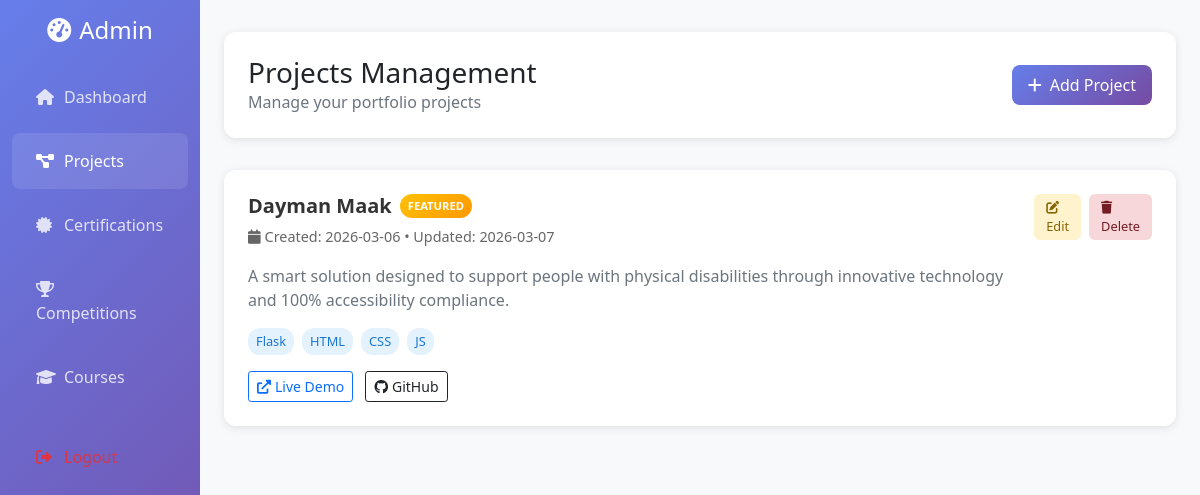
/admin/projects (signed in), run on the app's committed database.
### app/models.py (models this page shows, shortened)
class Project(db.Model):
    __tablename__ = 'projects'
    id = db.Column(db.Integer, primary_key=True)
    title = db.Column(db.String(200), nullable=False)
    description = db.Column(db.Text, nullable=False)
    technologies = db.Column(db.String(500), nullable=False)  # Comma-separated list
    image_url = db.Column(db.String(500), nullable=True)
    live_url = db.Column(db.String(500), nullable=True)
    github_url = db.Column(db.String(500), nullable=True)
    featured = db.Column(db.Boolean, default=False)
    created_at = db.Column(db.DateTime, default=datetime.utcnow)
    updated_at = db.Column(db.DateTime, default=datetime.utcnow, onupdate=datetime.utcnow)
    def get_technologies_list(self):
        if self.technologies:
            return [tech.strip() for tech in self.technologies.split(',')]
        return []

### app/admin.py (the view)
@admin_bp.route('/projects')
@admin_required
def projects():
    projects = Project.query.order_by(Project.created_at.desc()).all()
    return render_template('admin/projects.html', projects=projects)

### app/admin.py (called while the page is built)
def admin_required(f):
    @wraps(f)
    def decorated_function(*args, **kwargs):
        if 'admin_logged_in' not in session:
            flash('Please login to access admin dashboard', 'danger')
            return redirect(url_for('admin.login'))
        return f(*args, **kwargs)
    return decorated_function

### app/templates/admin/projects.html (shortened to what this page needs)
<!DOCTYPE html>
<html lang="en">
<head>
    <link href="https://cdn.jsdelivr.net/npm/bootstrap@5.1.3/dist/css/bootstrap.min.css" rel="stylesheet">
    <link href="https://cdnjs.cloudflare.com/ajax/libs/font-awesome/6.0.0/css/all.min.css" rel="stylesheet">
</head>
<body>
    <div class="container-fluid">
        <div class="row">
            <nav class="col-md-3 col-lg-2 d-md-block sidebar collapse">
                <div class="position-sticky pt-3">
                    <div class="text-center mb-4">
                        <h4><i class="fas fa-tachometer-alt me-2"></i>Admin</h4>
                    </div>
                    <ul class="nav flex-column">
                        <li class="nav-item">
                            <a class="nav-link" href="{{ url_for('admin.dashboard') }}">
                                <i class="fas fa-home me-2"></i>Dashboard
                            </a>
                        </li>
                        <li class="nav-item">
                            <a class="nav-link active" href="{{ url_for('admin.projects') }}">
                                <i class="fas fa-project-diagram me-2"></i>Projects
                            </a>
                        </li>
                        <li class="nav-item">
                            <a class="nav-link" href="{{ url_for('admin.certifications') }}">
                                <i class="fas fa-certificate me-2"></i>Certifications
                            </a>
                        </li>
                        <li class="nav-item">
                            <a class="nav-link" href="{{ url_for('admin.competitions') }}">
                                <i class="fas fa-trophy me-2"></i>Competitions
                            </a>
                        </li>
                        <li class="nav-item">
                            <a class="nav-link" href="{{ url_for('admin.courses') }}">
                                <i class="fas fa-graduation-cap me-2"></i>Courses
                            </a>
                        </li>
                        <li class="nav-item mt-3">
                            <a class="nav-link text-danger" href="{{ url_for('admin.logout') }}">
                                <i class="fas fa-sign-out-alt me-2"></i>Logout
                            </a>
                        </li>
                    </ul>
                </div>
            </nav>
            <main class="col-md-9 ms-sm-auto col-lg-10 px-md-4 main-content">
                <div class="page-header">
                    <div class="d-flex justify-content-between align-items-center">
                        <div>
                            <h1 class="h3 mb-0">Projects Management</h1>
                            <p class="text-muted mb-0">Manage your portfolio projects</p>
                        </div>
                        <a href="{{ url_for('admin.add_project') }}" class="btn-add">
                            <i class="fas fa-plus me-2"></i>Add Project
                        </a>
                    </div>
                </div>
                <div class="projects-container">
                    {% if projects %}
                        {% for project in projects %}
                        <div class="project-card">
                            <div class="d-flex justify-content-between align-items-start">
                                <div class="flex-grow-1">
                                    <div class="d-flex align-items-center mb-2">
                                        <h5 class="project-title mb-0">{{ project.title }}</h5>
                                        {% if project.featured %}
                                        <span class="featured-badge ms-2">FEATURED</span>
                                        {% endif %}
                                    </div>
                                    <p class="project-meta">
                                        <i class="fas fa-calendar me-1"></i>Created: {{ project.created_at.strftime('%Y-%m-%d') }}
                                        {% if project.updated_at != project.created_at %}
                                        • Updated: {{ project.updated_at.strftime('%Y-%m-%d') }}
                                        {% endif %}
                                    </p>
                                    <p class="text-muted">{{ project.description[:150] }}{% if project.description|length > 150 %}...{% endif %}</p>
                                    {% if project.technologies %}
                                    <div class="tech-tags">
                                        {% for tech in project.get_technologies_list() %}
                                        <span class="tech-tag">{{ tech }}</span>
                                        {% endfor %}
                                    </div>
                                    {% endif %}
                                    <div class="project-links">
                                        {% if project.live_url %}
                                        <a href="{{ project.live_url }}" target="_blank" class="btn btn-sm btn-outline-primary me-2">
                                            <i class="fas fa-external-link-alt me-1"></i>Live Demo
                                        </a>
                                        {% endif %}
                                        {% if project.github_url %}
                                        <a href="{{ project.github_url }}" target="_blank" class="btn btn-sm btn-outline-dark">
                                            <i class="fab fa-github me-1"></i>GitHub
                                        </a>
                                        {% endif %}
                                    </div>
                                </div>
                                <div class="project-actions">
                                    <a href="{{ url_for('admin.edit_project', id=project.id) }}" class="btn-action btn-edit">
                                        <i class="fas fa-edit me-1"></i>Edit
                                    </a>
                                    <a href="{{ url_for('admin.delete_project', id=project.id) }}" class="btn-action btn-delete"
                                       onclick="return confirm('Are you sure you want to delete this project?')">
                                        <i class="fas fa-trash me-1"></i>Delete
                                    </a>
                                </div>
                            </div>
                        </div>
                        {% endfor %}
                    {% endif %}
                </div>
            </main>
        </div>
    </div>
</body>
</html>

### app/templates/admin/projects.html (style rules this page uses)
body { background-color: #f8f9fa; }
.sidebar { background: linear-gradient(135deg, #667eea 0%, #764ba2 100%); min-height: 100vh; color: white; }
.sidebar .nav-link { color: rgba(255, 255, 255, 0.8); padding: 1rem 1.5rem; border-radius: 8px; margin-bottom: 0.5rem; transition: all 0.3s ease; }
.sidebar .nav-link:hover, .sidebar .nav-link.active { background: rgba(255, 255, 255, 0.1); color: white; }
.sidebar .nav-link i { width: 20px; }
.main-content { padding: 2rem; }
.page-header { background: white; border-radius: 12px; padding: 1.5rem; margin-bottom: 2rem; box-shadow: 0 2px 10px rgba(0, 0, 0, 0.1); }
.btn-add { background: linear-gradient(135deg, #667eea 0%, #764ba2 100%); border: none; border-radius: 8px; padding: 0.5rem 1rem; color: white; text-decoration: none; display: inline-block; transition: transform 0.2s ease; }
.project-card { background: white; border-radius: 12px; padding: 1.5rem; margin-bottom: 1rem; box-shadow: 0 2px 10px rgba(0, 0, 0, 0.1); transition: transform 0.3s ease; }
.project-title { color: #333; font-weight: 600; margin-bottom: 0.5rem; }
.project-meta { color: #666; font-size: 0.9rem; margin-bottom: 1rem; }
.tech-tags { display: flex; flex-wrap: wrap; gap: 0.5rem; margin-bottom: 1rem; }
.tech-tag { background: #e3f2fd; color: #1976d2; padding: 0.25rem 0.5rem; border-radius: 12px; font-size: 0.8rem; }
.project-actions { display: flex; gap: 0.5rem; }
.btn-action { padding: 0.25rem 0.75rem; border-radius: 6px; font-size: 0.8rem; text-decoration: none; transition: all 0.2s ease; }
.btn-edit { background: #fff3cd; color: #856404; }
.btn-delete { background: #f8d7da; color: #721c24; }
.featured-badge { background: linear-gradient(135deg, #ffc107 0%, #ff9800 100%); color: white; padding: 0.25rem 0.5rem; border-radius: 12px; font-size: 0.7rem; font-weight: 600; }

### data on the page
Project: title "Dayman Maak", featured "FEATURED", created_at "2026-03-06", updated_at "2026-03-07", description "A smart solution designed to support people with physical disabilities through innovative technology and 100% accessibility compliance.", get_technologies_list "Flask" "HTML" "CSS" "JS"
